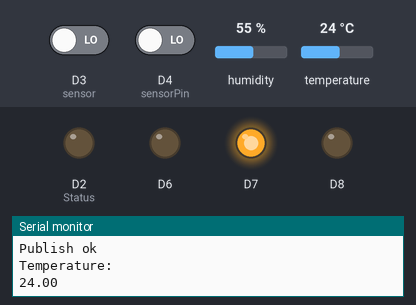
Bench run of a sketch on a simulated ESP8266 (NodeMCU). On the bench: output pins drawn as LEDs (lit = HIGH), the last lines printed to the serial monitor. Inputs (shaded band) come from the test bench; at power-on: D4 (sensorPin) LOW, D3 (sensor) LOW, temperature 24 °C, humidity 55 %. WiFi joins after 1.5 s; servers stay silent unless stated; no MQTT or app messages arrive unless stated.

Above: at 2.7 s.
2.8 s: D4 (sensorPin) driven HIGH
At 5.3 s:
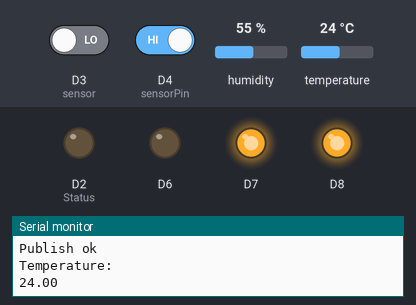
6.1 s: D3 (sensor) driven HIGH
At 7.8 s:
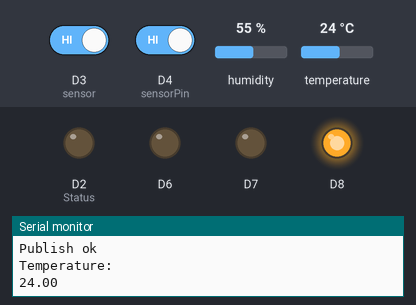
8.9 s: temperature set to 26 °C
At 11.7 s:
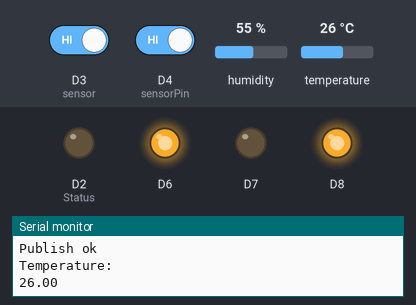
12.1 s: D3 (sensor) driven LOW
At 13.1 s:
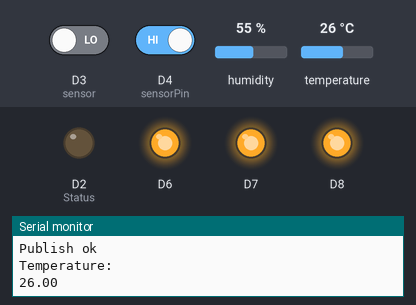
14.9 s: D4 (sensorPin) driven LOW
At 17.9 s:
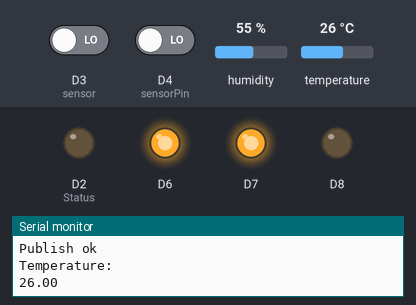
18.2 s: D3 (sensor) driven HIGH
At 19.6 s:
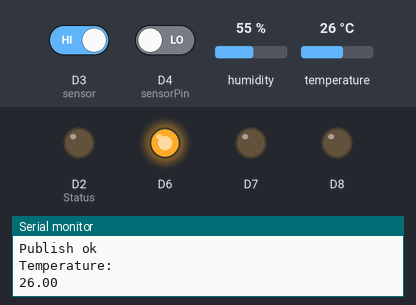
Timing chart, 0 to 21.2 s (numbered marks = the images above; inputs shaded):
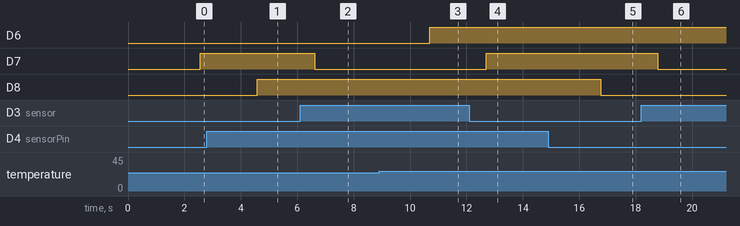

The sketch:

smarthome.ino
```cpp
#include <ESP8266WiFi.h>
#include <PubSubClient.h>

//-------- Customise these values -----------
const char* ssid = "ECE1";
const char* password = "ece1@1234";

#include "DHT.h"
#define DHTPIN D1    // what pin we're connected to
#define DHTTYPE DHT11   // define type of sensor DHT 11
DHT dht (DHTPIN, DHTTYPE);
 String command;
#define ORG "6ea444"
#define DEVICE_TYPE "auto1"
#define DEVICE_ID "home"
#define TOKEN "y@w(Wm(8cKIt-n8?si"
//-------- Customise the above values --------,

char server[] = ORG ".messaging.internetofthings.ibmcloud.com";
char topic[] = "iot-2/evt/data/fmt/json";
char subtopic[] = "iot-2/cmd/home/fmt/String";
char authMethod[] = "use-token-auth";
char token[] = TOKEN;
char clientId[] = "d:" ORG ":" DEVICE_TYPE ":" DEVICE_ID;

WiFiClient wifiClient;
PubSubClient client(server, 1883,wifiClient);
int sensorPin=D4;
int sensorValue=0;
int led=D1;
int Status=D2;
int sensor=D3;
void setup() {
 Serial.begin(115200);
 Serial.println();
 pinMode(D1,OUTPUT);
  pinMode(D6,OUTPUT);
   pinMode(D7,OUTPUT);
    pinMode(D8,OUTPUT);
 pinMode(sensorPin,INPUT);
  pinMode(sensor,INPUT);
  pinMode(Status,OUTPUT);
 dht.begin();
 Serial.print("Connecting to ");
 Serial.print(ssid);
 WiFi.begin(ssid, password);
 while (WiFi.status() != WL_CONNECTED) {
 delay(500);
 Serial.print(".");
 }
 Serial.println("");

 Serial.print("WiFi connected, IP address: ");
 Serial.println(WiFi.localIP());
}

void loop() {
 if (!client.loop()) {
    mqttConnect();
  }
  delay(1000);
sensorValue=digitalRead(sensorPin);
  Serial.println(sensorValue);
  if (sensorValue<1)
  {
      Serial.println("fire detected");
      Serial.println("Led on");
      digitalWrite(D8,LOW);
    // delay(1000);
  }
  else{
   Serial.println("fire  not detected");
   Serial.println("Led off");
  digitalWrite(D8,HIGH);
  //delay(1000);
  }
  int state=digitalRead(sensor);
  Serial.println(state);
    if(state==HIGH){
      digitalWrite(D7,LOW);
      Serial.println("Motion detected");
     // delay(1000);
    }
    else {
      digitalWrite(D7,HIGH);
      Serial.println("MOTION absent");
      //delay(1000);
    }
   // delay(1000);


float h = dht.readHumidity();
float t = dht.readTemperature();

if (isnan(h) || isnan(t))
{
Serial.println("Failed to read from DHT sensor!");
delay(1000);
return;
}
PublishData(t,h,sensor,state);
Serial.println("Temperature:");
Serial.println(t);
 if (t<25)
  {

    digitalWrite(D6,LOW);
  }
  else
  {
      digitalWrite(D6,HIGH);
  }

delay(1000);
}

void mqttConnect() {
  if (!client.connected()) {
    Serial.print("Reconnecting MQTT client to "); Serial.println(server);
    while (!client.connect(clientId, authMethod, token)) {
      Serial.print(".");
      delay(500);
    }
    initManagedDevice();
    Serial.println();
  }
}
void initManagedDevice() {
  if (client.subscribe(subtopic)) {
  }
}


void PublishData(float temperature, float humidity,int sesnor,int sate){
 if (!!!client.connected()) {
 Serial.print("Reconnecting client to ");
 Serial.println(server);
 while (!!!client.connect(clientId, authMethod, token)) {
 Serial.print(".");
 delay(500);
 }
 Serial.println();
 }
  String payload = "{\"d\":{\"Temperature\":";
  payload += temperature;
  payload+="," "\"Humidity\":";
  payload += humidity;
  payload+="," "\"Sensor\":";
  payload += sesnor;
  payload+="," "\"state\":";
  payload += sate;
  payload += "}}";
 Serial.print("Sending payload: ");
 Serial.println(payload);

 if (client.publish(topic, (char*) payload.c_str())) {
 Serial.println("Publish ok");
 } else {
 Serial.println("Publish failed");
 }
}
void callback(char* subtopic, byte* payload, unsigned int payloadLength) {
  Serial.print("callback invoked for topic: "); Serial.println(subtopic);

  for (int i = 0; i < payloadLength; i++) {
    //Serial.println((char)payload[i]);
    command += (char)payload[i];
  }
Serial.println(command);
if(command == "LIGHTON"){
  digitalWrite(D0,LOW);
  Serial.println("Light is Switched ON");
}
if(command == "LIGHTOFF"){
  digitalWrite(D0,HIGH);
  Serial.println("Light is Switched OFF");
}
command ="";
}
```

Measured:
- the behaviour switches between 24 and 25 °C on temperature (found by bisection; images 2 and 3)
- after the input at 2.8 s, D8: LOW → HIGH after 1.8 s
- after the input at 6.1 s, D7: HIGH → LOW after 0.51 s
- after the input at 8.9 s, D6: LOW → HIGH after 1.8 s
- after the input at 12.1 s, D7: LOW → HIGH after 0.60 s
- after the input at 14.9 s, D8: HIGH → LOW after 1.9 s
- after the input at 18.2 s, D7: HIGH → LOW after 0.58 s
